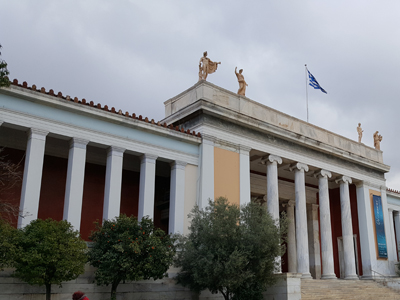
#> input picture images/warp.jpg, 400 x 300 px
$ python warping_exam.py
#> lines starting #> are read from the running program, lines starting #| are printed output that depends on the picture
import numpy as np, cv2


def morphing():
    h, w = image.shape[:2]
    dst = np.zeros((h, w), image.dtype)
    ys = np.arange(0, image.shape[0], 1)
    xs = np.arange(0, image.shape[1], 0.1)

    x1, x10 = pt1[0], pt1[0] * 10
    ratios = xs / x1
    ratios[x10:] = (w - xs[x10:]) / (w - x1)

    dxs = xs + ratios * (pt2[0] - pt1[0])
    xs, dxs = xs.astype(int), dxs.astype(int)

    ym, xm = np.meshgrid(ys, xs)
    _, dxm = np.meshgrid(ys, dxs)
    dst[ym, dxm] = image[ym, xm]
    cv2.imshow("image", dst)


def onMouse(event, x, y, flags, param):
    global pt1, pt2
    if event == cv2.EVENT_LBUTTONDOWN:
        pt1 = (x, y)  # 드래그 시작 좌표
    elif event == cv2.EVENT_LBUTTONUP:
        pt2 = (x, y)  # 드래그 종료 좌표
        morphing()  # 드래그 종료 시 워핑 변환 수행
    elif event == cv2.EVENT_RBUTTONDBLCLK:
        pt1 = pt2 = (-1, -1)
        cv2.imshow("image", image)  # 오른쪽 버튼 더블 클릭 시 원복


image = cv2.imread('../images/warp.jpg', cv2.IMREAD_GRAYSCALE)
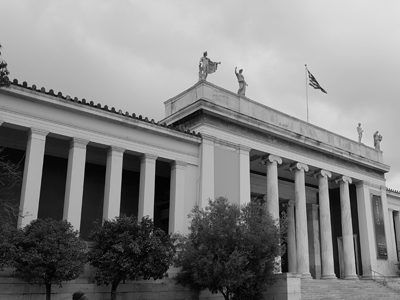
#> image: shape (300, 400); min 0, max 227, mean 130.2
if image is None: raise Exception("영상 파일 읽기 에러")

pt1 = pt2 = (-1, -1)
cv2.imshow("image", image)
cv2.setMouseCallback("image", onMouse, 0)  # 마우스 콜백 함수 등록
cv2.waitKey(0)

$ run again, with images/filter_sharpen.jpg copied over images/warp.jpg
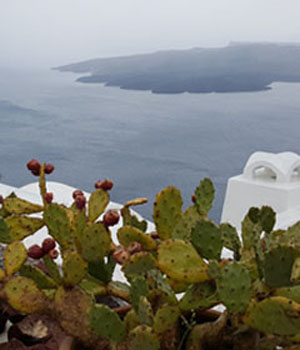
#> input picture images/filter_sharpen.jpg, 300 x 350 px
#> `image = cv2.imread('../images/warp.jpg', cv2.IMREAD_GRAYSCALE)`:
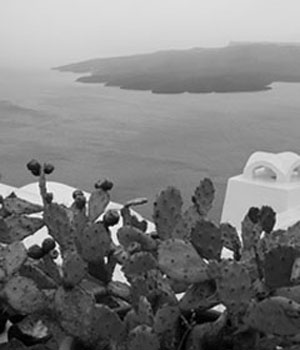
#> image: shape (350, 300); min 0, max 255, mean 126.2

$ run again, with images/harris.jpg copied over images/warp.jpg
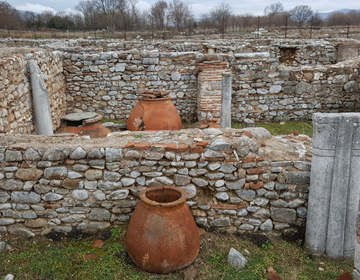
#> input picture images/harris.jpg, 360 x 280 px
#> `image = cv2.imread('../images/warp.jpg', cv2.IMREAD_GRAYSCALE)`:
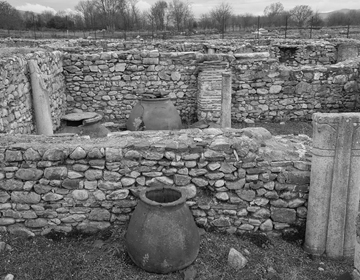
#> image: shape (280, 360); min 0, max 242, mean 113.2

$ run again, with images/hough.jpg copied over images/warp.jpg
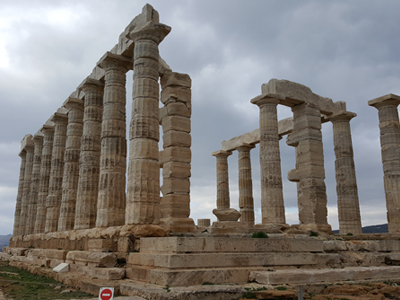
#> input picture images/hough.jpg, 400 x 300 px
#> `image = cv2.imread('../images/warp.jpg', cv2.IMREAD_GRAYSCALE)`:
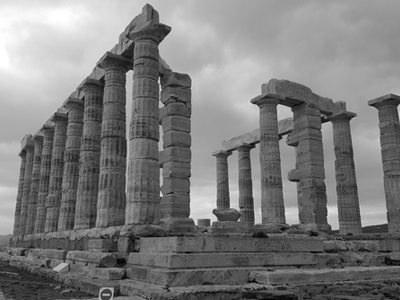
#> image: shape (300, 400); min 0, max 255, mean 123.8
